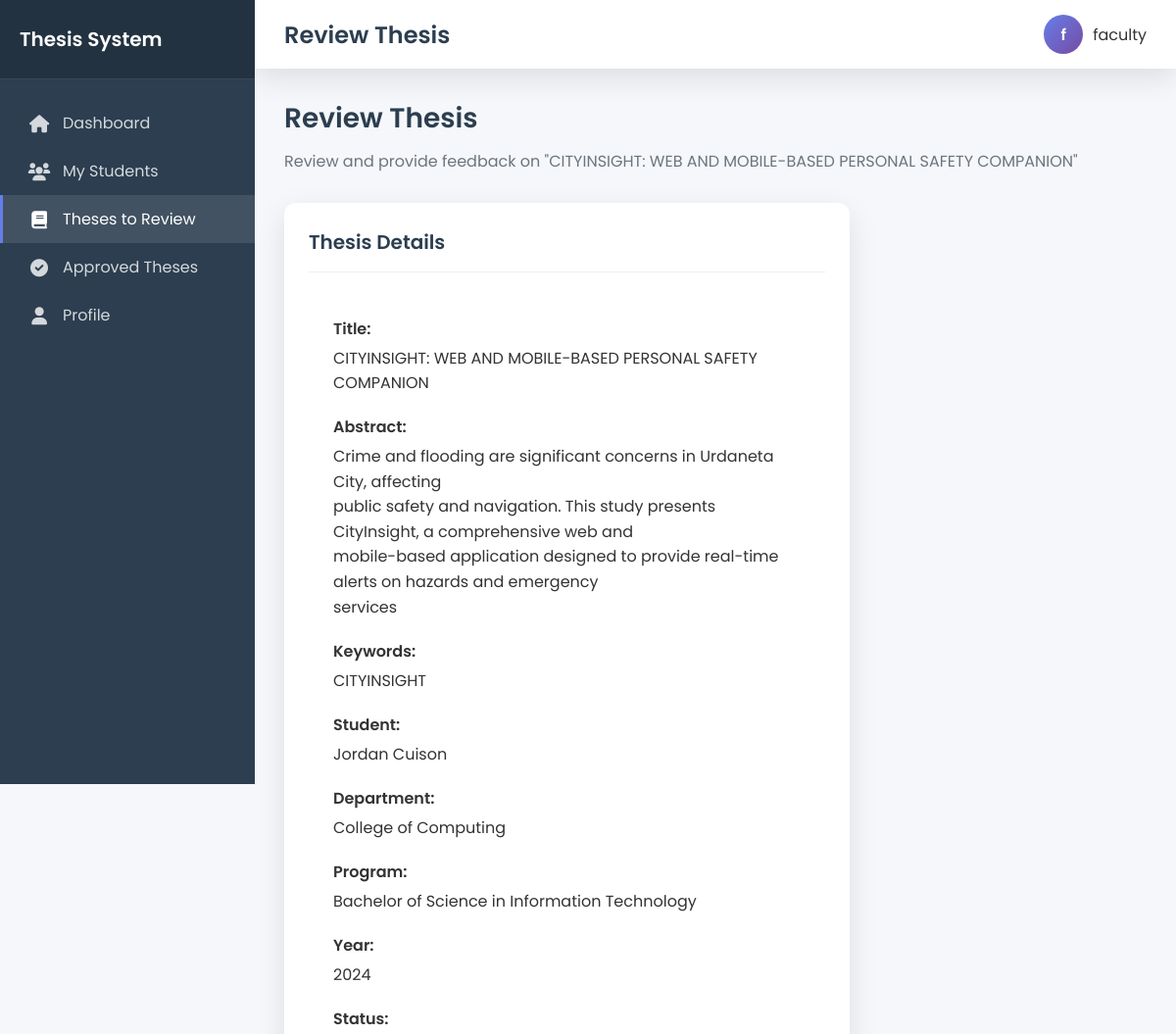
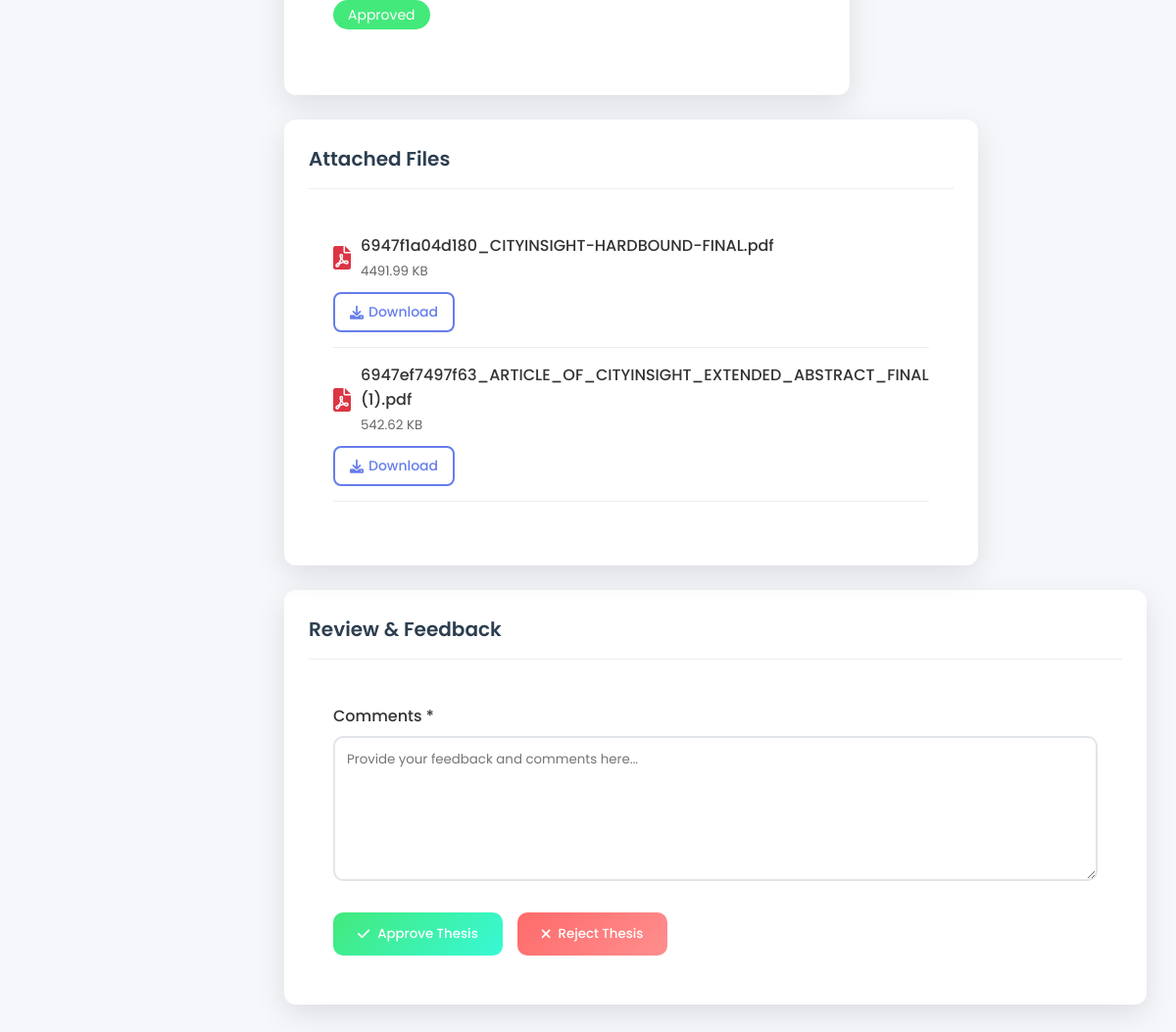
The app's page /adviser/review-thesis.php?id=4 (signed in) with its own data (2 pictures, top to bottom).
### tables this page shows
CREATE TABLE `theses` (
  `id` int(11) NOT NULL,
  `title` varchar(255) NOT NULL,
  `abstract` text NOT NULL,
  `keywords` text DEFAULT NULL,
  `author_id` int(11) NOT NULL,
  `adviser_id` int(11) DEFAULT NULL,
  `department_id` int(11) NOT NULL,
  `program_id` int(11) NOT NULL,
  `year` year(4) NOT NULL,
  `status` enum('draft','submitted','under_review','approved','rejected') DEFAULT 'draft',
  `submitted_at` timestamp NULL DEFAULT NULL,
  `approved_at` timestamp NULL DEFAULT NULL,
  `created_at` timestamp NOT NULL DEFAULT current_timestamp(),
  `updated_at` timestamp NOT NULL DEFAULT current_timestamp() ON UPDATE current_timestamp()
);

CREATE TABLE `users` (
  `id` int(11) NOT NULL,
  `username` varchar(50) NOT NULL,
  `email` varchar(100) NOT NULL,
  `password` varchar(255) NOT NULL,
  `role` enum('student','adviser','admin') NOT NULL,
  `first_name` varchar(50) NOT NULL,
  `last_name` varchar(50) NOT NULL,
  `middle_name` varchar(50) DEFAULT NULL,
  `student_id` varchar(20) DEFAULT NULL,
  `program_id` int(11) DEFAULT NULL,
  `profile_picture` varchar(255) DEFAULT NULL,
  `signature` varchar(255) DEFAULT NULL,
  `is_active` tinyint(1) DEFAULT 1,
  `last_login` timestamp NULL DEFAULT NULL,
  `created_at` timestamp NOT NULL DEFAULT current_timestamp(),
  `updated_at` timestamp NOT NULL DEFAULT current_timestamp() ON UPDATE current_timestamp()
);

CREATE TABLE `departments` (
  `id` int(11) NOT NULL,
  `name` varchar(100) NOT NULL,
  `description` text DEFAULT NULL,
  `created_at` timestamp NOT NULL DEFAULT current_timestamp(),
  `updated_at` timestamp NOT NULL DEFAULT current_timestamp() ON UPDATE current_timestamp()
);

CREATE TABLE `programs` (
  `id` int(11) NOT NULL,
  `department_id` int(11) NOT NULL,
  `name` varchar(100) NOT NULL,
  `description` text DEFAULT NULL,
  `created_at` timestamp NOT NULL DEFAULT current_timestamp(),
  `updated_at` timestamp NOT NULL DEFAULT current_timestamp() ON UPDATE current_timestamp()
);

CREATE TABLE `thesis_files` (
  `id` int(11) NOT NULL,
  `thesis_id` int(11) NOT NULL,
  `file_name` varchar(255) NOT NULL,
  `file_path` varchar(500) NOT NULL,
  `file_size` int(11) DEFAULT NULL,
  `mime_type` varchar(100) DEFAULT NULL,
  `uploaded_at` timestamp NOT NULL DEFAULT current_timestamp()
);

### models/Model.php (called while the page is built, shortened)
<?php
class Model {
    public function __construct($database) {
        $this->pdo = $database;
    }
}
?>

### models/Thesis.php (called while the page is built, shortened)
<?php
require_once 'Model.php';
class Thesis extends Model {
    public function getThesisById($id) {
        $stmt = $this->pdo->prepare("
            SELECT t.*, u.first_name as author_first_name, u.last_name as author_last_name,
                   adv.first_name as adviser_first_name, adv.last_name as adviser_last_name,
                   d.name as department_name, p.name as program_name
            FROM theses t
            LEFT JOIN users u ON t.author_id = u.id
            LEFT JOIN users adv ON t.adviser_id = adv.id
            LEFT JOIN departments d ON t.department_id = d.id
            LEFT JOIN programs p ON t.program_id = p.id
            WHERE t.id = ?
        ");
        $stmt->execute([$id]);
        return $stmt->fetch(PDO::FETCH_ASSOC);
    }
}
?>

### models/ThesisFile.php (called while the page is built, shortened)
<?php
require_once 'Model.php';
class ThesisFile extends Model {
    public function getFilesByThesis($thesisId) {
        $stmt = $this->pdo->prepare("SELECT * FROM thesis_files WHERE thesis_id = ? ORDER BY uploaded_at DESC");
        $stmt->execute([$thesisId]);
        return $stmt->fetchAll(PDO::FETCH_ASSOC);
    }
}
?>

### adviser/review-thesis.php (the view, shortened to what this page needs)
<?php
require_once '../config/db.php';
require_once '../models/Thesis.php';
require_once '../models/ThesisFile.php';
$thesisId = isset($_GET['id']) ? intval($_GET['id']) : 0;
$thesisModel = new Thesis($pdo);
$thesis = $thesisModel->getThesisById($thesisId);
$fileModel = new ThesisFile($pdo);
$files = $fileModel->getFilesByThesis($thesisId);
?>
<div class="page-header">
    <h2>Review Thesis</h2>
    <p>Review and provide feedback on "<?php echo htmlspecialchars($thesis['title']); ?>"</p>
</div>
<div class="row" style="display: flex; flex-wrap: wrap; margin: 0 -15px;">
    <div class="col-md-8" style="flex: 0 0 66.666%; padding: 0 15px;">
        <div class="card fade-in">
            <div class="card-header">
                <h3>Thesis Details</h3>
            </div>
            <div class="card-body" style="padding: 25px;">
                <div class="detail-row" style="margin-bottom: 20px;">
                    <label style="font-weight: 600; display: block; margin-bottom: 5px;">Title:</label>
                    <p style="margin: 0;"><?php echo htmlspecialchars($thesis['title']); ?></p>
                </div>
                <div class="detail-row" style="margin-bottom: 20px;">
                    <label style="font-weight: 600; display: block; margin-bottom: 5px;">Abstract:</label>
                    <p style="margin: 0; line-height: 1.6;"><?php echo nl2br(htmlspecialchars($thesis['abstract'])); ?></p>
                </div>
                <?php if (!empty($thesis['keywords'])): ?>
                    <div class="detail-row" style="margin-bottom: 20px;">
                        <label style="font-weight: 600; display: block; margin-bottom: 5px;">Keywords:</label>
                        <p style="margin: 0;"><?php echo htmlspecialchars($thesis['keywords']); ?></p>
                    </div>
                <?php endif; ?>
                <div class="detail-row" style="margin-bottom: 20px;">
                    <label style="font-weight: 600; display: block; margin-bottom: 5px;">Student:</label>
                    <p style="margin: 0;"><?php echo htmlspecialchars($thesis['author_first_name'] . ' ' . $thesis['author_last_name']); ?></p>
                </div>
                <div class="detail-row" style="margin-bottom: 20px;">
                    <label style="font-weight: 600; display: block; margin-bottom: 5px;">Department:</label>
                    <p style="margin: 0;"><?php echo htmlspecialchars($thesis['department_name']); ?></p>
                </div>
                <div class="detail-row" style="margin-bottom: 20px;">
                    <label style="font-weight: 600; display: block; margin-bottom: 5px;">Program:</label>
                    <p style="margin: 0;"><?php echo htmlspecialchars($thesis['program_name']); ?></p>
                </div>
                <div class="detail-row" style="margin-bottom: 20px;">
                    <label style="font-weight: 600; display: block; margin-bottom: 5px;">Year:</label>
                    <p style="margin: 0;"><?php echo htmlspecialchars($thesis['year']); ?></p>
                </div>
                <div class="detail-row" style="margin-bottom: 20px;">
                    <label style="font-weight: 600; display: block; margin-bottom: 5px;">Status:</label>
                    <?php
                    $statusClass = '';
                    switch ($thesis['status']) {
                        case 'approved':
                            $statusClass = 'background: #43e97b; color: white;';
                            break;
                    }
                    ?>
                    <span class="badge" style="padding: 5px 15px; border-radius: 20px; font-size: 14px; <?php echo $statusClass; ?>">
                        <?php echo ucfirst(str_replace('_', ' ', $thesis['status'])); ?>
                    </span>
                </div>
            </div>
        </div>
    </div>
    <div class="col-md-4" style="flex: 0 0 33.333%; padding: 0 15px;">
        <div class="card fade-in">
            <div class="card-header">
                <h3>Attached Files</h3>
            </div>
            <div class="card-body" style="padding: 25px;">
                <?php if (count($files) > 0): ?>
                    <?php foreach ($files as $file): ?>
                        <div class="file-item" style="margin-bottom: 15px; padding-bottom: 15px; border-bottom: 1px solid #eee;">
                            <div style="display: flex; align-items: center; gap: 10px;">
                                <i class="fas fa-file-pdf" style="font-size: 24px; color: #dc3545;"></i>
                                <div>
                                    <p style="margin: 0; font-weight: 500;"><?php echo htmlspecialchars($file['file_name']); ?></p>
                                    <small style="color: #666;">
                                        <?php echo round($file['file_size'] / 1024, 2); ?> KB
                                    </small>
                                </div>
                            </div>
                            <div style="margin-top: 10px;">
                                <a href="<?php echo htmlspecialchars($file['file_path']); ?>" class="btn btn-outline" style="padding: 8px 15px; border: 2px solid #667eea; border-radius: 8px; color: #667eea; text-decoration: none; font-size: 14px; display: inline-flex; align-items: center; gap: 5px;">
                                    <i class="fas fa-download"></i> Download
                                </a>
                            </div>
                        </div>
                    <?php endforeach; ?>
                <?php else: ?>
                    <p>No files attached to this thesis.</p>
                <?php endif; ?>
            </div>
        </div>
    </div>
</div>
<div class="card fade-in">
    <div class="card-header">
        <h3>Review & Feedback</h3>
    </div>
    <div class="card-body" style="padding: 25px;">
        <form method="POST">
            <div class="form-group" style="margin-bottom: 25px;">
                <label for="comments" style="display: block; margin-bottom: 8px; font-weight: 500;">Comments *</label>
                <textarea id="comments" name="comments" rows="6" class="form-control" style="width: 100%; padding: 12px; border: 2px solid #e1e5e9; border-radius: 10px; font-family: 'Poppins', sans-serif;" placeholder="Provide your feedback and comments here..." required></textarea>
            </div>
            <div class="form-group" style="display: flex; gap: 15px;">
                <button type="submit" name="action" value="approve" class="btn btn-success" style="padding: 12px 25px; border: none; border-radius: 10px; font-family: 'Poppins', sans-serif; font-weight: 500; cursor: pointer; background: linear-gradient(135deg, #43e97b 0%, #38f9d7 100%); color: white;">
                    <i class="fas fa-check"></i> Approve Thesis
                </button>
                <button type="submit" name="action" value="reject" class="btn btn-danger" style="padding: 12px 25px; border: none; border-radius: 10px; font-family: 'Poppins', sans-serif; font-weight: 500; cursor: pointer; background: linear-gradient(135deg, #ff6b6b 0%, #ff8e8e 100%); color: white;">
                    <i class="fas fa-times"></i> Reject Thesis
                </button>
            </div>
        </form>
    </div>
</div>
<?php
include '../views/shared/layout.php';
?>

### views/shared/layout.php (style rules this page uses)
:root { --primary-gradient: linear-gradient(135deg, #667eea 0%, #764ba2 100%); --secondary-gradient: linear-gradient(135deg, #f093fb 0%, #f5576c 100%); --success-gradient: linear-gradient(135deg, #43e97b 0%, #38f9d7 100%); --warning-gradient: linear-gradient(135deg, #ff9a9e 0%, #fecfef 100%); --dark: #2c3e50; --light: #f8f9fa; --gray: #6c757d; --border-radius: 12px; --box-shadow: 0 10px 30px rgba(0, 0, 0, 0.1); }
* { margin: 0; padding: 0; box-sizing: border-box; }
body { font-family: 'Poppins', sans-serif; background: #f5f7fa; color: #333; min-height: 100vh; }
.page-header { margin-bottom: 30px; }
.page-header h2 { font-size: 28px; font-weight: 600; color: var(--dark); margin: 0 0 10px 0; }
.page-header p { color: var(--gray); font-size: 16px; margin: 0; }
.card { background: white; border-radius: var(--border-radius); box-shadow: var(--box-shadow); padding: 25px; margin-bottom: 25px; transition: transform 0.3s ease; }
.card-header { border-bottom: 1px solid #eee; padding-bottom: 15px; margin-bottom: 20px; }
.card-header h3 { font-size: 20px; font-weight: 600; margin: 0; color: var(--dark); }
.btn { padding: 12px 20px; border: none; border-radius: var(--border-radius); font-family: 'Poppins', sans-serif; font-weight: 500; cursor: pointer; transition: all 0.3s ease; text-decoration: none; display: inline-flex; align-items: center; justify-content: center; gap: 8px; }
.btn i { font-size: 14px; }
.btn-success { background: var(--success-gradient); color: white; }
.btn-outline { background: transparent; border: 2px solid #667eea; color: #667eea; }
.fade-in { animation: fadeIn 0.6s ease-out; }

### records on screen
theses: title "CITYINSIGHT: WEB AND MOBILE-BASED PERSONAL SAFETY COMPANION", abstract "Crime and flooding are significant concerns in Urdaneta City, affecting public safety and navigation. This study presents CityInsight, a comprehensive web and mobile-based application designed to provide real-time alerts on hazards and emergency services", keywords "CITYINSIGHT", author.last_name "Jordan Cuison", department.name "College of Computing", program.name "Bachelor of Science in Information Technology", year "2024", status "Approved"
thesis_files: file_name "6947f1a04d180_CITYINSIGHT-HARDBOUND-FINAL.pdf", $file['file_size']/1024 "4491.99"
thesis_files: file_name "6947ef7497f63_ARTICLE_OF_CITYINSIGHT_EXTENDED_ABSTRACT_FINAL (1).pdf", $file['file_size']/1024 "542.62"

### other values on screen
$item['title'] "Dashboard"
$item['title'] "My Students"
$item['title'] "Theses to Review"
$item['title'] "Approved Theses"
$item['title'] "Profile"
$title "Review Thesis"
substr($_SESSION['username'], 0, 1) "f"
$_SESSION['username'] "faculty"
